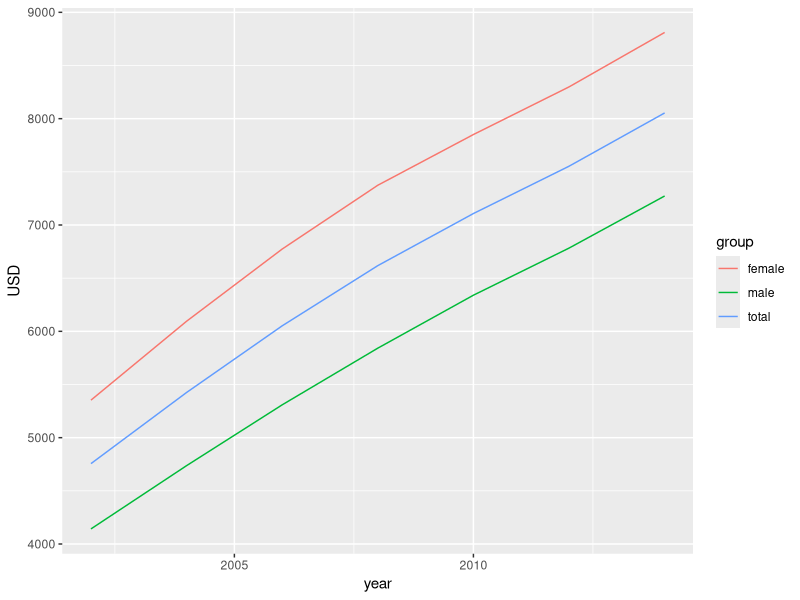
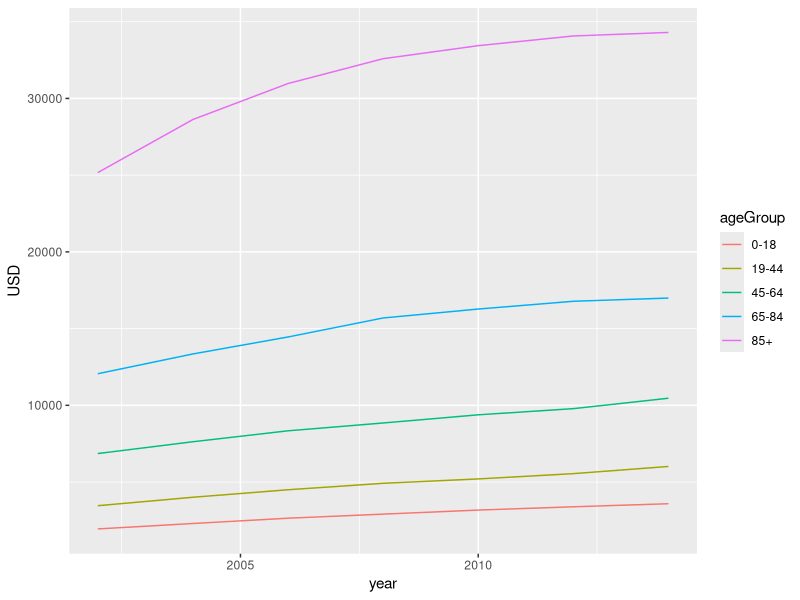

The R script that drew these images, in order:
#import statements
library(tidyverse)
library(tidyr)
library(dplyr)
library(readr)
library(ggplot2)

slide4_data <- read_csv("Table 7 personal health care per capita AGE GENDER.csv")

# this line is setting the names of columns equal to the data in the third row which contains the years
names(slide4_data) <- lapply(slide4_data[3, ], as.character)

# this line removes rows 1:3
slide4 <- slide4_data[-1:-3,]

# removes unwanted client
slide4 <- slide4[1:8]


#the gather function should only take the first 8
tidy_slide4 <- gather(slide4[1:8],
                      key = "year",
                      value = "USD",
                      2:8) %>%
  rename(ageGroup = "Age group") %>%
  #filters out rows with "NA"
  filter(!is.na(USD)) %>%
  #converts years to numeric
  mutate(Year = as.numeric(year))

#removes all of the commas and replaces it with a "" character
tidy_slide4$USD <- gsub(",", "", tidy_slide4$USD, fixed = TRUE)

#converts string USD into int USD
tidy_slide4 <- tidy_slide4 %>%
  mutate(USD = as.numeric(USD)) %>%
  select(-(year))
  

total <- slide4[-9:-25,]

total_2 <- gather(total[1:8],
                  key = "year",
                  value = "USD",
                  2:8) %>%
  mutate(group = "total") %>%
  rename(ageGroup = "Age group")

total_2$USD <- gsub(",", "", total_2$USD, fixed = TRUE)

total_2 <- total_2 %>%
  mutate(year = as.numeric(year),
         dollars = as.numeric(USD)) %>%
  select(ageGroup, group, year, dollars) %>%
  rename(USD = dollars)


male_female <- slide4[-1:-8,]

male <- male_female[-9:-17,] 

male_2 <- gather(male[1:8],
                 key = "year",
                 value = "USD",
                 2:8) %>%
  mutate(group = "male") %>%
  rename(ageGroup = "Age group")

male_2$USD <- gsub(",", "", male_2$USD, fixed = TRUE)

male_2 <- male_2 %>%
  mutate(year = as.numeric(year),
         dollars = as.numeric(USD)) %>%
  select(ageGroup, group, year, dollars) %>%
  rename(USD = dollars)

female <- male_female[-1:-8,]

female_2 <- gather(female[1:8],
                   key = "year",
                   value = "USD",
                   2:8) %>%
  mutate(group = "female") %>%
  rename(ageGroup = "Age group") %>%
  filter(!is.na(USD))

female_2$USD <- gsub(",", "", female_2$USD, fixed = TRUE)

female_2 <- female_2 %>%
  mutate(year = as.numeric(year),
         dollars = as.numeric(USD)) %>%
  select(ageGroup, group, year, dollars) %>%
  rename(USD = dollars)


gender <- bind_rows(total_2, male_2, female_2)

gender_total <- gender %>%
  filter(ageGroup == "Total" | ageGroup == "Males" | ageGroup == "Females")

ggplot(gender_total, aes(year, USD, color = group)) +
  geom_line()

age_total <- gender %>%
  filter(!ageGroup == "Total") %>%
  filter(!ageGroup == "Males") %>%
  filter(!ageGroup == "Females")

age_females <- age_total %>%
  filter(!group == "total") %>%
  filter(!group == "male") %>%
  filter(!ageGroup == "19-64") %>%
  filter(!ageGroup == "65+")

ggplot(age_females, aes(year, USD, color = ageGroup)) +
  geom_line()
